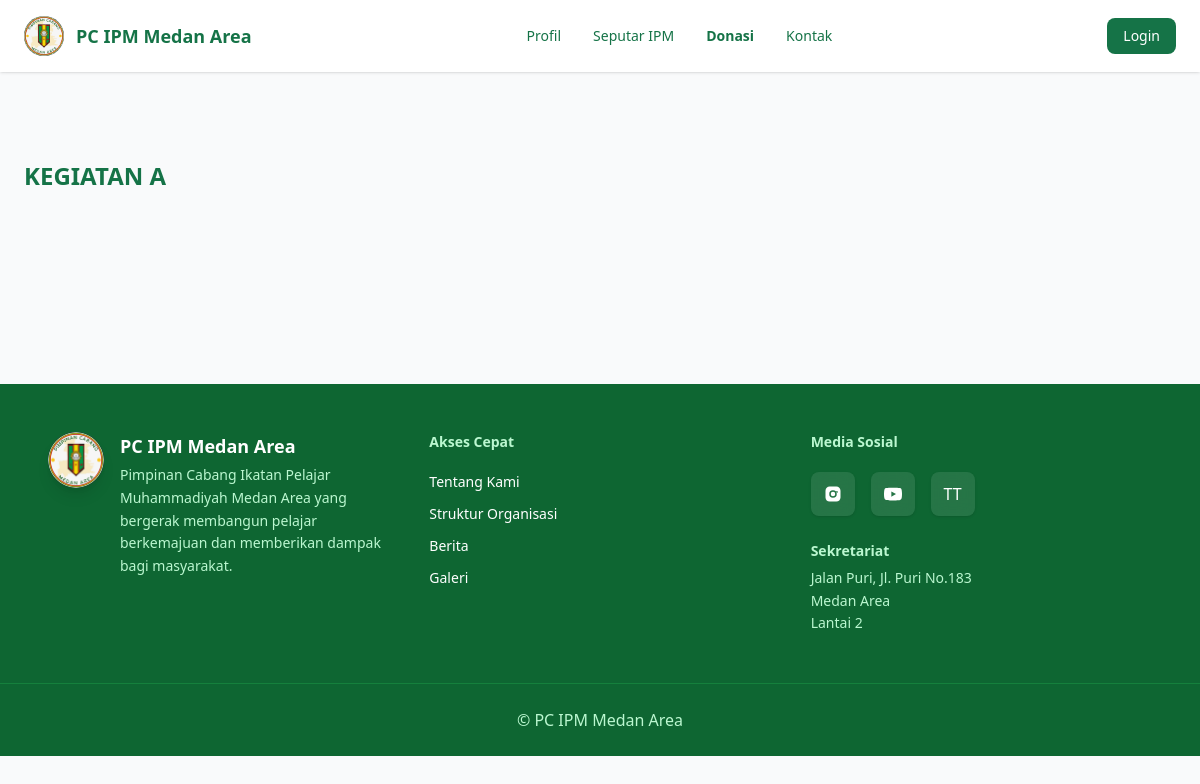
/galeri/KEGIATAN A/, run on an earlier commit of the app's database.
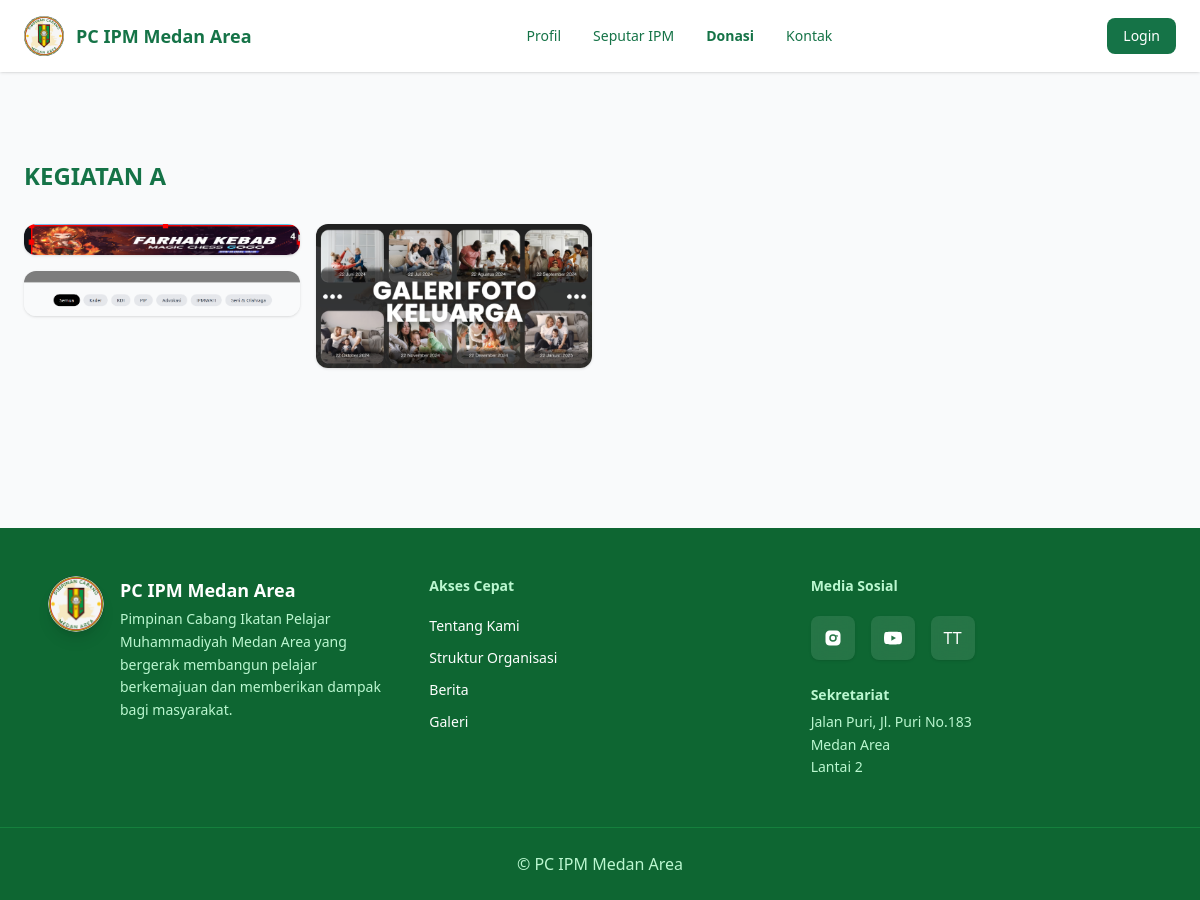
And on a later commit of the database.
### blog/models.py (models this page shows, shortened)
class Galeri(models.Model):
    kategori = models.ForeignKey(
        GaleriKategori,
        on_delete=models.CASCADE,
        related_name='galeri',
        null=True,
        blank=True
    )
    judul = models.CharField(max_length=150)
    foto = models.ImageField(upload_to='galeri/')
    created_at = models.DateTimeField(auto_now_add=True)

### blog/views.py (the view)
# urls.py: path("galeri/<str:judul>/", views.detail_album, name="detail_album"),
def detail_album(request, judul):
    foto_list = Galeri.objects.filter(judul=judul)
    return render(
        request,
        "public/Seputar_ipmmera/detail_album.html",
        {
            "foto_list": foto_list,
            "judul": judul
        }
    )

### blog/context_processors.py (called while the page is built)
def global_user_role(request):
    user = request.user
    return {
        'is_editor': (
            user.is_authenticated and
            user.groups.filter(name__in=['Dewa', 'admin']).exists()
        ),
        'is_dewa': (
            user.is_authenticated and
            user.groups.filter(name='Dewa').exists()
        ),
    }

### templates/public/Seputar_ipmmera/detail_album.html (shortened to what this page needs)
{% extends "public/base_public.html" %}
{% block content %}
<section class="py-16">
<div class="max-w-7xl mx-auto px-6">
<h1 class="text-2xl font-bold text-[#157347] mb-8">
{{ judul }}
</h1>
<div class="columns-2 md:columns-3 lg:columns-4 gap-4 space-y-4">
{% for f in foto_list %}
<img
src="{{ f.foto.url }}"
class="w-full rounded-xl shadow hover:scale-105 transition cursor-pointer"
onclick="openLightbox({{ forloop.counter0 }})">
{% endfor %}
</div>
</div>
</section>
{% endblock %}

What changed in the data, as far as the page shows it:
now on this page (row edited): Galeri: foto (picture)
now on this page (row edited): Galeri: foto (picture)
added Galeri: foto (picture)
